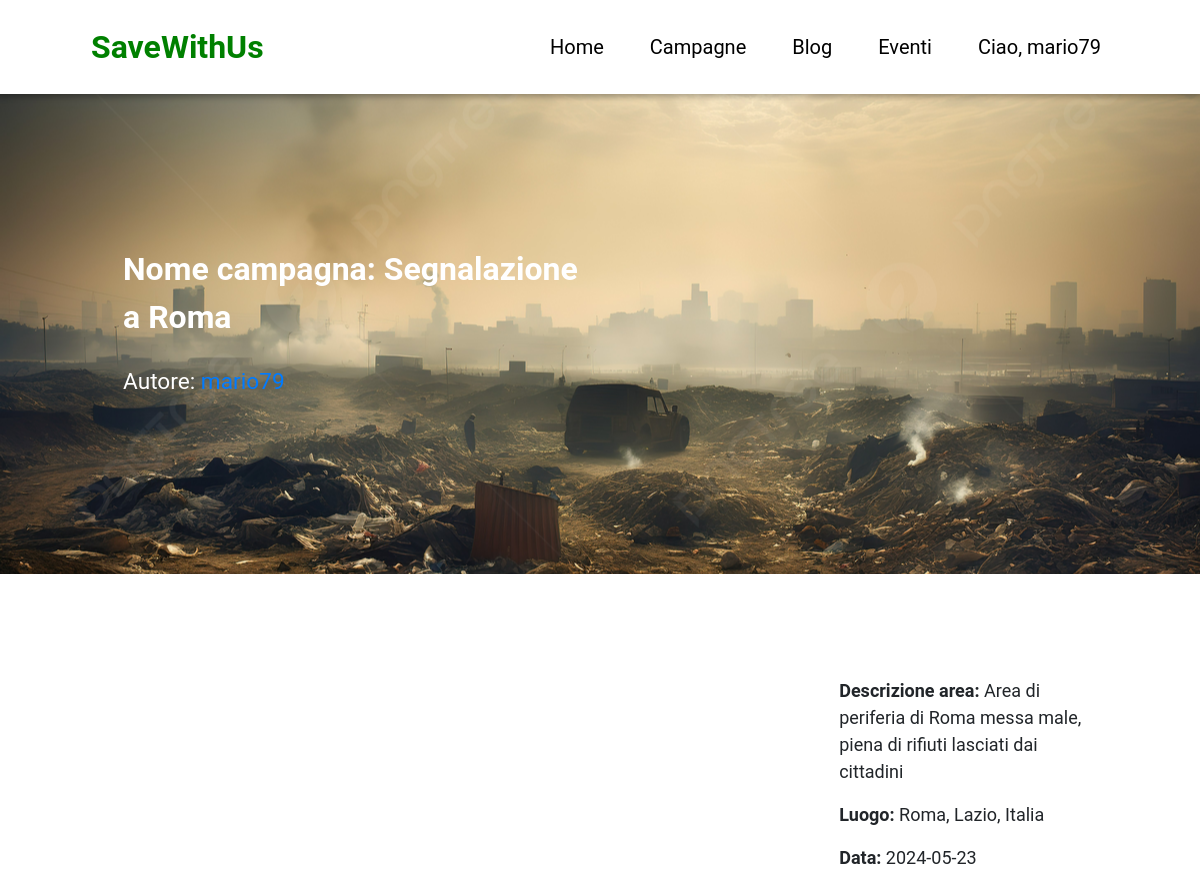
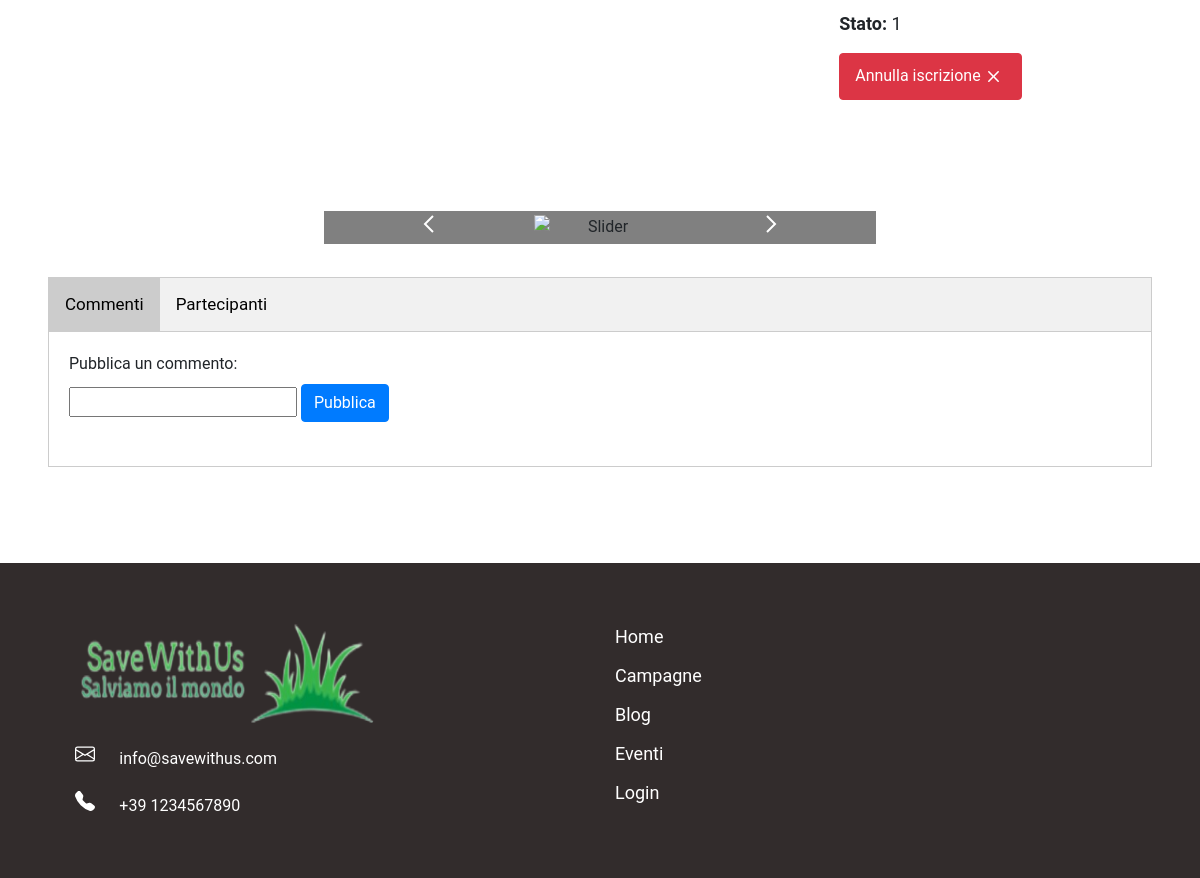
The app's page /campagne.php?id=6 (signed in) with its own data (2 pictures, top to bottom).
### tables this page shows
CREATE TABLE `campagne` (
  `id_campagna` int(11) NOT NULL,
  `nome_campagna` varchar(30) NOT NULL,
  `descrizione` varchar(255) NOT NULL,
  `giorno_ritrovo` date NOT NULL,
  `foto` varchar(100) NOT NULL,
  `stato` int(11) NOT NULL,
  `autore` int(11) NOT NULL,
  `luogo` varchar(50) NOT NULL,
  `latitudine` varchar(255) NOT NULL,
  `longitudine` varchar(255) NOT NULL
);

CREATE TABLE `utenti` (
  `id_user` int(11) NOT NULL,
  `nome` varchar(20) NOT NULL,
  `cognome` varchar(20) NOT NULL,
  `email` varchar(40) NOT NULL,
  `num_tel` char(13) NOT NULL,
  `username` varchar(10) NOT NULL,
  `password` char(60) NOT NULL,
  `created` datetime NOT NULL
);

### campagne.php (the view, shortened to what this page needs)
<?php
include("./functions.php");
?>
<!DOCTYPE html>
<html lang="en">
<head>
    <link rel="stylesheet" href="./style/style.css">
    <link rel="stylesheet" href="./style/campagne.css">
    <link rel="stylesheet" href="https://cdn.jsdelivr.net/npm/bootstrap@4.0.0/dist/css/bootstrap.min.css">
    <link rel="stylesheet" href="https://unpkg.com/leaflet@1.9.4/dist/leaflet.css" />
</head>
<body>
    <div class="navbar">
        <div class="img-logo">
            <a href="./index.php">
                SaveWithUs
            </a>
        </div>
        <div class="links">
            <a href="./index.php">Home</a>
            <a href="campagne.php">Campagne</a>
            <a href="blog.php">Blog</a>
            <a href="eventi.php">Eventi</a>
            <?php
            if(isset($_SESSION['iduser'])){
                echo '<a href="user.php">Ciao, '.$_SESSION['username'].'</a>';
            }else{
                echo '<a href="login.php">Login</a>';
            }
            ?>
        </div>
    </div>
    <?php
    if (isset($_GET['id'])) {
        $id = $_GET['id'];
        $sql = "SELECT utenti.id_user, utenti.username, campagne.id_campagna, campagne.nome_campagna, campagne.descrizione, campagne.giorno_ritrovo, campagne.foto, campagne.stato, campagne.autore, campagne.luogo, campagne.latitudine, campagne.longitudine FROM utenti join campagne on utenti.id_user=campagne.autore WHERE campagne.id_campagna=" . $id;
        $ris = $conn->query($sql);
        $data = [];
        $arrkeys = ['id_user', 'username', 'id_campagna', 'nome_campagna', 'descrizione', 'giorno_ritrovo', 'foto', 'stato', 'autore', 'luogo', 'latitudine', 'longitudine'];
        if ($ris->num_rows > 0) {
            while ($row = $ris->fetch_assoc()) {
                for ($i = 0; $i < count($arrkeys); $i++) {
                    $data[$arrkeys[$i]] = $row[$arrkeys[$i]];
                }
            }
        } else {
            $cmp_notfound = "La campagna che si desidera non esiste.";
        }
    ?>
        <div class="sec-banner">
            <div class="container banner">
                <div class="row">
                    <div class="col">
                        <span class="nome_cmp">Nome campagna: <?= $data['nome_campagna'] ?> </span> <br><br>
                        <span class="autore">Autore:
                            <?php
                            if($data['id_user']==$_SESSION['iduser']){
                                ?>
                                <a href="./user.php"><?= $data['username'] ?></a>
                                <?php
                            }else{
                                ?>
                                <a href="./user.php?id=<?= $data['id_user'] ?>"><?= $data['username'] ?></a>
                                <?php
                            }
                            ?>
                        </span> <br><br>
                    </div>
                    <div class="col"></div>
                </div>
            </div>
        </div>
        <div class="sec-main">
            <div class="container">
                <div class="row">
                    <div class="col-8">
                        <div id="mapcmp"></div>
                    </div>
                    <div class="col-4">
                        <p><b>Descrizione area: </b><?= $data['descrizione'] ?></p>
                        <p><b>Luogo: </b><?= $data['luogo'] ?></p>
                        <p><b>Data: </b><?= $data['giorno_ritrovo'] ?></p>
                        <p><b>Stato: </b><?= $data['stato'] ?></p>
                        <?php
                        $sql = "SELECT * FROM `partecipanti_camapgne` WHERE partecipanti_camapgne.id_user=" . $_SESSION['iduser'] . " and partecipanti_camapgne.id_campagna=" . $_GET['id'];
                        $ris = $conn->query($sql);
                        if ($ris->num_rows > 0) {
                        ?>
                            <button type="button" class="btn btn-danger" onclick="azioni_campagna('annulla', '<?= $_GET['id'] ?>')">
                                Annulla iscrizione
                            </button>
                        <?php
                        } else {
                        ?>
                            <button id="iscr_cmp" type="button" class="btn btn-warning" onclick="azioni_campagna('iscrizione', '<?= $_GET['id'] ?>')">Iscriviti alla campagna</button>
                        <?php
                        }
                        ?>
                    </div>
                </div>
            </div>
            <div class="sec-img">
                <div class="img-slide">
                    <button id="prec">
                        <svg xmlns="http://www.w3.org/2000/svg" width="24" height="24">
                            <path d="M15.293 3.293 6.586 12l8.707 8.707 1.414-1.414L9.414 12l7.293-7.293-1.414-1.414z" />
                        </svg>
                    </button>
                    <img alt="Slider" name="slide">
                    <button id="pross">
                        <svg xmlns="http://www.w3.org/2000/svg" width="24" height="24">
                            <path d="M7.293 4.707 14.586 12l-7.293 7.293 1.414 1.414L17.414 12 8.707 3.293 7.293 4.707z" />
                        </svg>
                    </button>
                </div>
            </div>
            <div class="sec-tabs">
                <div class="tab">
                    <button class="tablinks" onclick="openTab(event, 'Commenti')" id="defaultOpen">Commenti</button>
                    <button class="tablinks" onclick="openTab(event, 'Partecipanti')">Partecipanti</button>
                </div>
                <div id="Commenti" class="tabcontent">
                    <div class="addcomment">
                        <label>Pubblica un commento:</label><br>
                        <input type="text" name="commento" id="inp-commento">
                        <button type="button" onclick="addcomment()" class="btn btn-primary">Pubblica</button><br><br>
                    </div>
                </div>
            </div>
        </div>
    <?php
    }
    ?>
    <footer>
        <div class="container">
            <div class="row">
                <div class="col info-contact">
                    <img src="./imgs/logoswu.png" alt="" width="300" height="100"><br>
                    <div>
                        <span>info@savewithus.com</span>
                    </div>
                    <div>
                        <span>+39 1234567890</span>
                    </div>
                </div>
                <div class="col links">
                    <a href="./index.php">Home</a>
                    <a href="#">Campagne</a>
                    <a href="#">Blog</a>
                    <a href="#">Eventi</a>
                    <a href="#">Login</a>
                </div>
            </div>
        </div>
    </footer>
</body>
</html>

### style/style.css (style rules this page uses)
* { margin: 0; font-family: "Roboto", sans-serif; }
.navbar { overflow: hidden; background-color: white; position: fixed; top: 0; width: 100%; box-shadow: 0 0 6px 3px rgba(0, 0, 0, 0.3); }
.navbar a { display: block; text-align: center; text-decoration: none; }
.navbar .img-logo a { font-size: xx-large; color: green; font-weight: bold; padding: 15px; }
.navbar .img-logo { margin-left: 60px; float: left; }
.navbar .links a { padding: 23px; font-size: 15pt; color: black; }
.navbar .links { display: flex; float: right; margin-right: 60px; }
.sec-main { padding: 7%; text-align: center; }
.sec-main b { text-align: center; font-size: 20pt; }
.sec-main p { text-align: center; font-size: 16pt; }
footer { margin-top: 4%; background-color: rgb(50, 44, 44); color: white; padding: 5%; }
footer .info-contact div { margin-top: 4%; }
footer .info-contact div span { margin-left: 4%; }
footer .links { display: grid; }
footer .links a { color: white; font-size: large; text-decoration: none; }

### style/campagne.css (style rules this page uses)
.col-8 { align-content: center; }
.col-4 .btn-danger { padding: 10px; padding-left: 15px; padding-right: 15px; color: white; display: inline-flex; }
.sec-banner { background-image: url("../imgs/img_banner_camp.jpg"); background-repeat: none; background-size: cover; padding: 9%; background-position: left; height: 60vh; align-content: center; }
.sec-banner .nome_cmp { text-align: left; color: white; font-size: 24pt; font-weight: bold; }
.sec-banner .autore { text-align: left; color: white; font-size: 17pt; }
.sec-banner .autore a { text-decoration: none; }
.sec-main { padding: 4%; }
.sec-main p { text-align: left; font-size: large; }
.sec-main p b { font-size: large; }
#mapcmp { height: 400px; }
.sec-main .col-4 { padding: 5%; }
.sec-main .col-4 button { float: left; }
.img-slide { margin-top: 5%; background-color: grey; width: 50%; height: 40%; display: flex; margin-left: auto; margin-right: auto; }
.img-slide img { width: 65%; max-height: 400px; margin: auto; }
.img-slide button { width: 100%; height: 100%; margin: auto; border: none; background-color: grey; }
.img-slide svg { fill: white; background-color: grey; }
.sec-tabs { margin-top: 3%; }
.sec-tabs .tab { overflow: hidden; border: 1px solid #ccc; background-color: #f1f1f1; }
.sec-tabs .tab button { background-color: inherit; float: left; border: none; outline: none; cursor: pointer; padding: 14px 16px; transition: 0.3s; font-size: 17px; }
.sec-tabs .tab button.active { background-color: #ccc; }
.sec-tabs .tabcontent { display: none; padding: 20px; border: 1px solid #ccc; border-top: none; text-align: left; }

### records on screen
campagne: nome_campagna "Segnalazione a Roma", autore.username "mario79", descrizione "Area di periferia di Roma messa male, piena di rifiuti lasciati dai cittadini", luogo "Roma, Lazio, Italia", giorno_ritrovo "2024-05-23", stato "1"

### other values on screen
$_SESSION['username'] "mario79"
